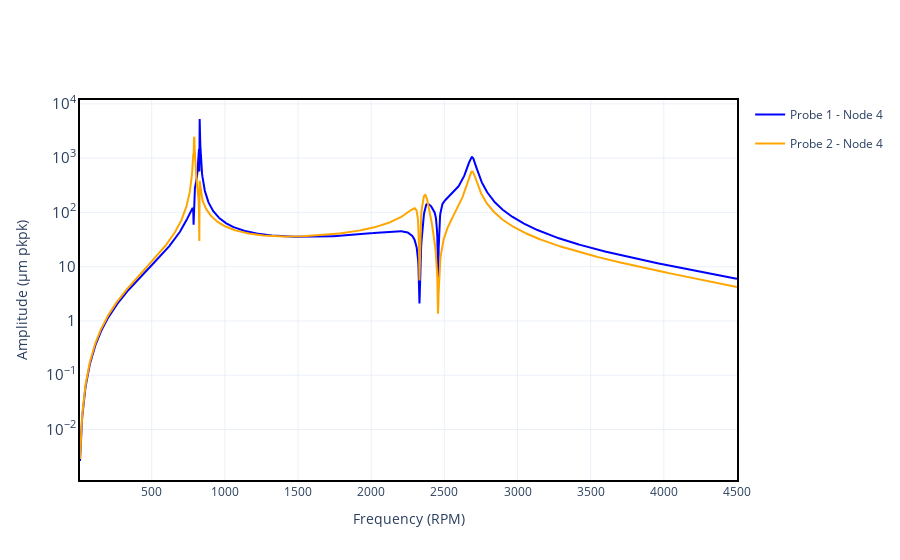

This figure's notebook cell:
### Code cell
# changing to log scale
fig.update_layout(yaxis=dict(type="log"))

### Figure 1 — Plotly figure (JSON) as saved in the notebook; plotly's stock layout.template omitted (floating-point values rounded to 4 significant figures; data arrays with more than 128 entries replaced by an {"elided": "..."} marker saying what was removed)
{"data": [{"hovertemplate": "Frequency (RPM): %{x:.2f}<br>Amplitude (µm pkpk): %{y:.2e}", "legendgroup": "Probe 1 - Node 4", "line": {"color": "blue"}, "mode": "lines", "name": "Probe 1 - Node 4", "showlegend": true, "type": "scatter", "x": {"elided": "1950 float values"}, "y": {"elided": "1950 float values"}}, {"hovertemplate": "Frequency (RPM): %{x:.2f}<br>Amplitude (µm pkpk): %{y:.2e}", "legendgroup": "Probe 2 - Node 4", "line": {"color": "orange"}, "mode": "lines", "name": "Probe 2 - Node 4", "showlegend": true, "type": "scatter", "x": {"elided": "1950 float values"}, "y": {"elided": "1950 float values"}}], "layout": {"xaxis": {"range": [10, 4500], "title": {"text": "Frequency (RPM)"}}, "yaxis": {"exponentformat": "power", "title": {"text": "Amplitude (µm pkpk)"}, "type": "log"}}}
